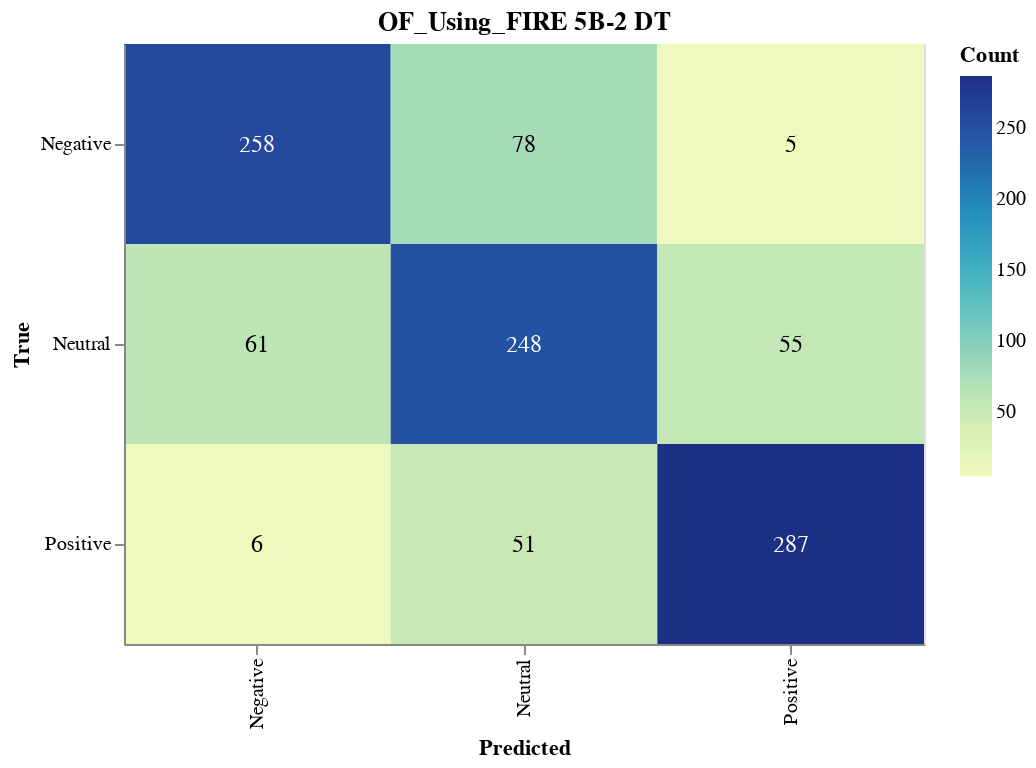

The code cell stored with this chart in its notebook:
### Markdown cell above
#### Save Confusion Matrix

### Code cell
import altair as alt
import pandas as pd
from sklearn.metrics import confusion_matrix

# Calculate the confusion matrix
cm = confusion_matrix(true_labels, dt_validation_predictions)

# Define class names
class_names = ['Negative', 'Neutral', 'Positive']

# Convert confusion matrix to DataFrame
cm_df = pd.DataFrame(cm, index=class_names, columns=class_names).reset_index().melt(id_vars='index')
cm_df.columns = ['True', 'Predicted', 'Count']

# Ensure the order of categories
cm_df['True'] = pd.Categorical(cm_df['True'], categories=class_names, ordered=True)
cm_df['Predicted'] = pd.Categorical(cm_df['Predicted'], categories=class_names, ordered=True)

# Create the Altair plot
heatmap = alt.Chart(cm_df).mark_rect().encode(
    x=alt.X('Predicted:O', sort=class_names),
    y=alt.Y('True:O', sort=class_names),
    color='Count:Q',
    tooltip=['True', 'Predicted', 'Count']
).properties(
    width=400,
    height=300,
    title='OF_Using_FIRE 5B-2 DT'
)

# Add text labels
text = heatmap.mark_text(
    align='center',
    baseline='middle',
    fontSize=12
).encode(
    text='Count:Q',
    color=alt.condition(
        alt.datum.Count > cm.max() / 2,
        alt.value('white'),
        alt.value('black')
    )
)

# Combine heatmap and text
final_chart = heatmap + text

# Display the plot
final_chart.show()

### Figure 1 — Vega-Lite specification as saved in the notebook (floating-point values rounded to 4 significant figures)
{"config": {"view": {"continuousWidth": 300, "continuousHeight": 300}}, "layer": [{"mark": {"type": "rect"}, "encoding": {"color": {"field": "Count", "type": "quantitative"}, "tooltip": [{"field": "True", "type": "ordinal"}, {"field": "Predicted", "type": "ordinal"}, {"field": "Count", "type": "quantitative"}], "x": {"field": "Predicted", "sort": ["Negative", "Neutral", "Positive"], "type": "ordinal"}, "y": {"field": "True", "sort": ["Negative", "Neutral", "Positive"], "type": "ordinal"}}, "title": "OF_Using_FIRE 5B-2 DT"}, {"mark": {"type": "text", "align": "center", "baseline": "middle", "fontSize": 12}, "encoding": {"color": {"condition": {"test": "(datum.Count > 143.5)", "value": "white"}, "value": "black"}, "text": {"field": "Count", "type": "quantitative"}, "tooltip": [{"field": "True", "type": "ordinal"}, {"field": "Predicted", "type": "ordinal"}, {"field": "Count", "type": "quantitative"}], "x": {"field": "Predicted", "sort": ["Negative", "Neutral", "Positive"], "type": "ordinal"}, "y": {"field": "True", "sort": ["Negative", "Neutral", "Positive"], "type": "ordinal"}}, "title": "OF_Using_FIRE 5B-2 DT"}], "data": {"name": "data-fed44e47e87f8fe5a03bc76a83021b6a"}, "height": 300, "width": 400, "$schema": "https://vega.github.io/schema/vega-lite/v5.17.0.json", "datasets": {"data-fed44e47e87f8fe5a03bc76a83021b6a": [{"True": "Negative", "Predicted": "Negative", "Count": 258}, {"True": "Neutral", "Predicted": "Negative", "Count": 61}, {"True": "Positive", "Predicted": "Negative", "Count": 6}, {"True": "Negative", "Predicted": "Neutral", "Count": 78}, {"True": "Neutral", "Predicted": "Neutral", "Count": 248}, {"True": "Positive", "Predicted": "Neutral", "Count": 51}, {"True": "Negative", "Predicted": "Positive", "Count": 5}, {"True": "Neutral", "Predicted": "Positive", "Count": 55}, {"True": "Positive", "Predicted": "Positive", "Count": 287}]}}
